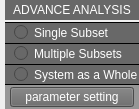
     <widget class="QWidget" name="widget_39" native="true">
      <property name="maximumSize">
       <size>
        <width>0</width>
        <height>0</height>
       </size>
      </property>
      <property name="styleSheet">
       <string notr="true"/>
      </property>
      <layout class="QVBoxLayout" name="verticalLayout_52">
       <property name="spacing">
        <number>2</number>
       </property>
       <property name="leftMargin">
        <number>5</number>
       </property>
       <property name="topMargin">
        <number>0</number>
       </property>
       <property name="rightMargin">
        <number>0</number>
       </property>
       <property name="bottomMargin">
        <number>0</number>
       </property>
       <item>
        <widget class="QPushButton" name="pushButton_23">
         <property name="minimumSize">
          <size>
           <width>0</width>
           <height>0</height>
          </size>
         </property>
         <property name="styleSheet">
          <string notr="true">QPushButton
{
    font: 9pt &quot;Ebrima&quot;;
    color:white;
    background-color: rgb(104, 104, 104);
	padding-bottom:3 px;
	padding-top:3 px;
	border-top:0 px solid transparent;
	border-bottom:0 px solid transparent;

}
	
 QPushButton:hover
{
    color:white;
	background-color: rgb(180, 53, 180);
    border-top: 0px solid rgb(0 , 0 , 0);
}

QPushButton:pressed
{
    color:white;
    background-color: rgb(180, 53, 180);
    border-top: 0px solid rgb(0 , 0 , 0);
 }

</string>
         </property>
         <property name="text">
          <string>ADVANCE ANALYSIS</string>
         </property>
         <property name="checkable">
          <bool>true</bool>
         </property>
        </widget>
       </item>
       <item>
        <widget class="QWidget" name="widget_72" native="true">
         <layout class="QVBoxLayout" name="verticalLayout_53">
          <property name="spacing">
           <number>2</number>
          </property>
          <property name="leftMargin">
           <number>0</number>
          </property>
          <property name="topMargin">
           <number>0</number>
          </property>
          <property name="rightMargin">
           <number>0</number>
          </property>
          <property name="bottomMargin">
           <number>0</number>
          </property>
          <item>
           <widget class="QWidget" name="widget_17" native="true">
            <layout class="QVBoxLayout" name="verticalLayout_10">
             <property name="spacing">
              <number>0</number>
             </property>
             <property name="leftMargin">
              <number>0</number>
             </property>
             <property name="topMargin">
              <number>0</number>
             </property>
             <property name="rightMargin">
              <number>0</number>
             </property>
             <property name="bottomMargin">
              <number>0</number>
             </property>
             <item>
              <widget class="QWidget" name="widget_73" native="true">
               <property name="styleSheet">
                <string notr="true">QWidget
{
    background-color: rgb(104, 104, 104);
    border-top: 1px solid rgb(0 , 0 , 0);
    border-bottom: 1px solid transparent;
}
	

 

</string>
               </property>
               <layout class="QVBoxLayout" name="verticalLayout_54">
                <property name="leftMargin">
                 <number>0</number>
                </property>
                <property name="topMargin">
                 <number>0</number>
                </property>
                <property name="rightMargin">
                 <number>0</number>
                </property>
                <property name="bottomMargin">
                 <number>0</number>
                </property>
                <item>
                 <widget class="QRadioButton" name="radioButton_33">
                  <property name="minimumSize">
                   <size>
                    <width>0</width>
                    <height>0</height>
                   </size>
                  </property>
                  <property name="styleSheet">
                   <string notr="true">QRadioButton
{
    font: 8pt &quot;Ebrima&quot;;
    color:white;
    background-color: rgb(104, 104, 104);
    padding-left:9px;
	padding-bottom:2 px;
	padding-top:2 px;
}
	
 QRadioButton:hover
{
	background-color: rgb(180, 53, 180);
}

QRadioButton:pressed
{
    background-color: rgb(180, 53, 180);
 }

</string>
                  </property>
                  <property name="text">
                   <string>Single Subset</string>
                  </property>
                 </widget>
                </item>
               </layout>
              </widget>
             </item>
             <item>
              <widget class="QWidget" name="widget_74" native="true">
               <property name="styleSheet">
                <string notr="true">QWidget
{
    background-color: rgb(104, 104, 104);
    border-top: 1px solid rgb(0 , 0 , 0);
    border-bottom: 1px solid transparent;
}
	

 

</string>
               </property>
               <layout class="QVBoxLayout" name="verticalLayout_55">
                <property name="leftMargin">
                 <number>0</number>
                </property>
                <property name="topMargin">
                 <number>0</number>
                </property>
                <property name="rightMargin">
                 <number>0</number>
                </property>
                <property name="bottomMargin">
                 <number>0</number>
                </property>
                <item>
                 <widget class="QRadioButton" name="radioButton_34">
                  <property name="minimumSize">
                   <size>
                    <width>0</width>
                    <height>0</height>
                   </size>
                  </property>
                  <property name="styleSheet">
                   <string notr="true">QRadioButton
{
    font: 8pt &quot;Ebrima&quot;;
    color:white;
    background-color: rgb(104, 104, 104);
    padding-left:9px;
	padding-bottom:2 px;
	padding-top:2 px;
}
	
 QRadioButton:hover
{
	background-color: rgb(180, 53, 180);
}

QRadioButton:pressed
{
    background-color: rgb(180, 53, 180);
 }

</string>
                  </property>
                  <property name="text">
                   <string>Multiple Subsets</string>
                  </property>
                 </widget>
                </item>
               </layout>
              </widget>
             </item>
             <item>
              <widget class="QWidget" name="widget_76" native="true">
               <property name="styleSheet">
                <string notr="true">QWidget
{
    background-color: rgb(104, 104, 104);
    border-top: 1px solid rgb(0 , 0 , 0);
    border-bottom: 1px solid rgb(0 , 0 , 0);
}
	

 

</string>
               </property>
               <layout class="QVBoxLayout" name="verticalLayout_56">
                <property name="leftMargin">
                 <number>0</number>
                </property>
                <property name="topMargin">
                 <number>0</number>
                </property>
                <property name="rightMargin">
                 <number>0</number>
                </property>
                <property name="bottomMargin">
                 <number>0</number>
                </property>
                <item>
                 <widget class="QRadioButton" name="radioButton_35">
                  <property name="minimumSize">
                   <size>
                    <width>0</width>
                    <height>0</height>
                   </size>
                  </property>
                  <property name="styleSheet">
                   <string notr="true">QRadioButton
{
    font: 8pt &quot;Ebrima&quot;;
    color:white;
    background-color: rgb(104, 104, 104);
    padding-left:9px;
	padding-bottom:2 px;
	padding-top:2 px;
}
	
 QRadioButton:hover
{
	background-color: rgb(180, 53, 180);
}

QRadioButton:pressed
{
    background-color: rgb(180, 53, 180);
 }

</string>
                  </property>
                  <property name="text">
                   <string>System as a Whole</string>
                  </property>
                 </widget>
                </item>
               </layout>
              </widget>
             </item>
             <item>
              <widget class="QWidget" name="widget_75" native="true">
               <property name="sizePolicy">
                <sizepolicy hsizetype="Preferred" vsizetype="Fixed">
                 <horstretch>0</horstretch>
                 <verstretch>0</verstretch>
                </sizepolicy>
               </property>
               <property name="minimumSize">
                <size>
                 <width>0</width>
                 <height>0</height>
                </size>
               </property>
               <property name="styleSheet">
                <string notr="true">QWidget
{
    background-color: rgb(150, 150, 150);

}</string>
               </property>
               <layout class="QHBoxLayout" name="horizontalLayout_16">
                <property name="spacing">
                 <number>0</number>
                </property>
                <property name="leftMargin">
                 <number>5</number>
                </property>
                <property name="topMargin">
                 <number>2</number>
                </property>
                <property name="rightMargin">
                 <number>5</number>
                </property>
                <property name="bottomMargin">
                 <number>2</number>
                </property>
                <item>
                 <widget class="QPushButton" name="pushButton_25">
                  <property name="sizePolicy">
                   <sizepolicy hsizetype="Expanding" vsizetype="Fixed">
                    <horstretch>0</horstretch>
                    <verstretch>0</verstretch>
                   </sizepolicy>
                  </property>
                  <property name="minimumSize">
                   <size>
                    <width>0</width>
                    <height>20</height>
                   </size>
                  </property>
                  <property name="maximumSize">
                   <size>
                    <width>16777215</width>
                    <height>20</height>
                   </size>
                  </property>
                  <property name="autoFillBackground">
                   <bool>false</bool>
                  </property>
                  <property name="styleSheet">
                   <string notr="true">QPushButton
{
	font:    9pt &quot;Ebrima&quot;  ;
    color:white;
	background-color: rgb(104, 104, 104);
}

QPushButton:hover
{
    color:white;
	background-color: rgb(255, 107, 228);
     border-top: 1px solid rgb(0 , 0 , 0);
}

QPushButton:pressed
{
    color:white;
	background-color: rgb(255, 107, 228);
     border-top: 1px solid rgb(0 , 0 , 0);
    padding-left:3px;
    padding-top:3px;
}</string>
                  </property>
                  <property name="text">
                   <string>parameter setting</string>
                  </property>
                 </widget>
                </item>
               </layout>
              </widget>
             </item>
            </layout>
           </widget>
          </item>
         </layout>
        </widget>
       </item>
      </layout>
     </widget>
